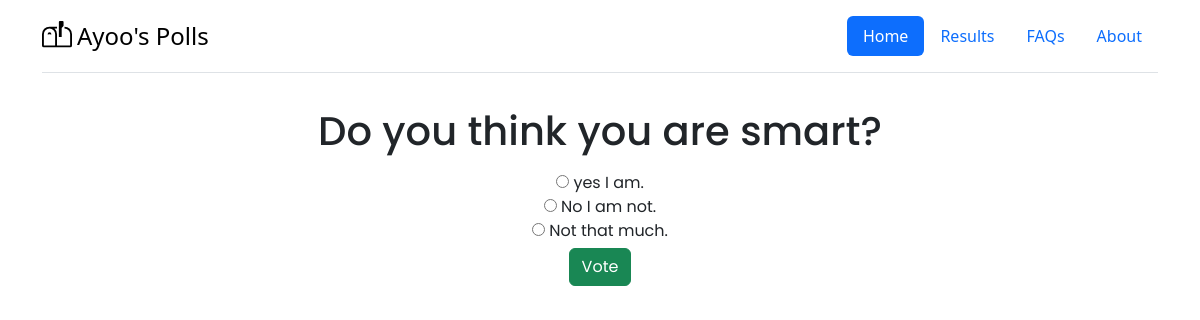
Page /Polls/3/ on the committed database.
### polls/models.py (models this page shows, shortened)
class Question(models.Model):
    question_text = models.CharField(max_length=200)
    pub_date = models.DateTimeField("Published date")

class Choice(models.Model):
    question = models.ForeignKey(Question, on_delete=models.CASCADE)
    choice_text = models.CharField(max_length=200)
    votes = models.IntegerField(default=0)

### polls/views.py (the view)
# urls.py: path("<int:question_id>/", views.detail, name="detail"),
def detail(request, question_id):
    question = get_object_or_404(Question, pk=question_id)
    return render(request, "polls/detail.html", {
        "question": question
    })

### polls/templates/polls/detail.html (shortened to what this page needs)
{% extends 'polls/layout.html' %}
{% load static %}
{% block head %}
    <link rel="stylesheet" href="{% static 'polls/detail.css' %}">
{% endblock head %}
{% block body %}
<div class="container info-details" >
    <form action="{% url 'polls:vote' question.id %}" method="POST">
        <fieldset>
            <legend>
                <h1> {{question.question_text}} </h1>
            </legend>
                {% for choice in question.choice_set.all %}
                    <input type="radio" name="choice" id="choice{{forloop.counter}}" value="{{choice.id}} ">
                    <label for="choice{{forloop.counter}}"> {{choice.choice_text}} </label><br>
                {% endfor %}
        </fieldset>
        <input type="submit" value="Vote" class="btn btn-success" style="margin-top: 5px;">
    </form>
</div>
{% endblock body %}

### polls/static/polls/detail.css (style rules this page uses)
.info-details { font-family: "Poppins"; text-align: center; padding: 10px; }

### rows in the picture
Question: question_text "Do you think you are smart?"
Choice: choice_text "yes I am."
Choice: choice_text "No I am not."
Choice: choice_text "Not that much."
